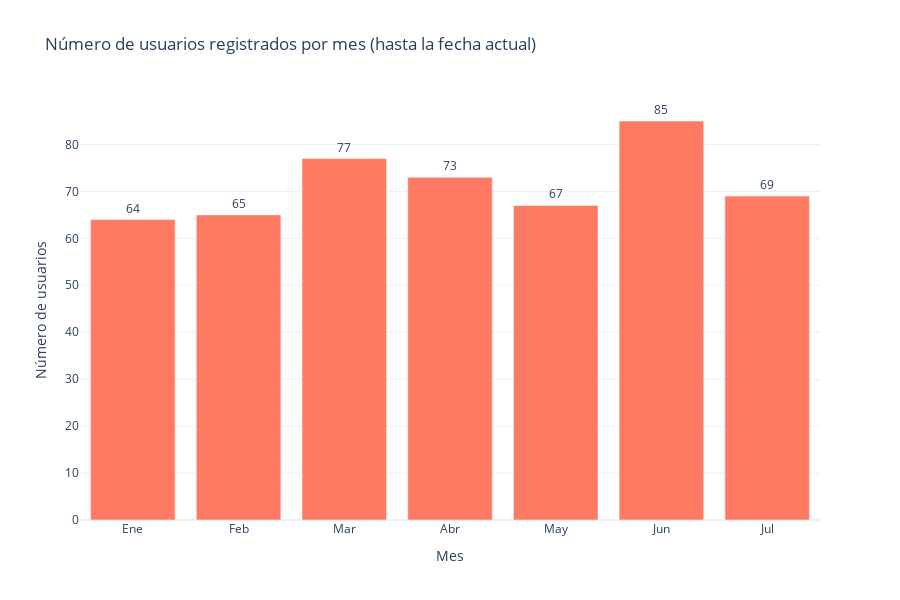

Source (notebook cell):
### Markdown cell above
<details>
<summary>Explicación detallada del gráfico de números de usuarios registrados por mes</summary>
<p>
El gráfico interactivo de barras muestra la cantidad de usuarios que se han logueado por mes, permitiendo una visualización clara de los resultados. En particular, destaca que en el mes de mayo hubo un total de 88 personas logueadas, siendo el mes con mayor cantidad de usuarios registrados. Esta representación gráfica facilita la comprensión rápida de la evolución mensual del número de usuarios logueados, lo que resulta útil para evaluar si las mejoras o cambios implementados en nuestra aplicación web han generado un mayor interés por parte de los usuarios. La simplicidad del gráfico hace que sea una herramienta efectiva para monitorear el rendimiento y la recepción de la plataforma a lo largo del tiempo.



</p>
</details>

### Code cell
import os
from datetime import datetime
import pandas as pd
import plotly.graph_objects as go

# Filtramos el DataFrame para incluir solo fechas anteriores o iguales a la fecha actual
fecha_actual = datetime.now()
df = df[df['fecha_registro'] <= fecha_actual]

# Extraemos el mes de la columna 'fecha_registro'
df['mes_registro'] = df['fecha_registro'].dt.month

# Contamos el número de usuarios en cada mes
users_por_mes = df['mes_registro'].value_counts().sort_index()

# Ruta donde se guardará la imagen creada
current_dir = os.getcwd()
output_file = os.path.join(current_dir, '..', 'docs', 'images', 'eda_users', 'usuarios_por_mes_dinámico.png')

# Creamos un gráfico interactivo de barras con plotly
fig = go.Figure()
fig.add_trace(go.Bar(x=users_por_mes.index, y=users_por_mes.values,
                     text=users_por_mes.values,
                     marker_color='#FF7A62'))

fig.update_traces(texttemplate='%{text}', textposition='outside')
fig.update_layout(xaxis_tickvals=list(range(1, 13)), xaxis_ticktext=['Ene', 'Feb', 'Mar', 'Abr', 'May', 'Jun', 'Jul', 'Ago', 'Sep', 'Oct', 'Nov', 'Dic'],
                  xaxis_title='Mes', yaxis_title='Número de usuarios',
                  title='Número de usuarios registrados por mes (hasta la fecha actual)',
                  template='plotly_white', height=600)

# Guardamos y mostramos el gráfico interactivo
fig.write_html(output_file)
fig.show()

print(f"Gráfico guardado en: {output_file}")

### Figure 1 — Plotly figure (JSON) as saved in the notebook; plotly's stock layout.template omitted (floating-point values rounded to 4 significant figures)
{"data": [{"marker": {"color": "#FF7A62"}, "text": [64, 65, 77, 73, 67, 85, 69], "textposition": "outside", "texttemplate": "%{text}", "type": "bar", "x": [1, 2, 3, 4, 5, 6, 7], "y": [64, 65, 77, 73, 67, 85, 69]}], "layout": {"height": 600, "title": {"text": "Número de usuarios registrados por mes (hasta la fecha actual)"}, "xaxis": {"ticktext": ["Ene", "Feb", "Mar", "Abr", "May", "Jun", "Jul", "Ago", "Sep", "Oct", "Nov", "Dic"], "tickvals": [1, 2, 3, 4, 5, 6, 7, 8, 9, 10, 11, 12], "title": {"text": "Mes"}}, "yaxis": {"title": {"text": "Número de usuarios"}}}}
